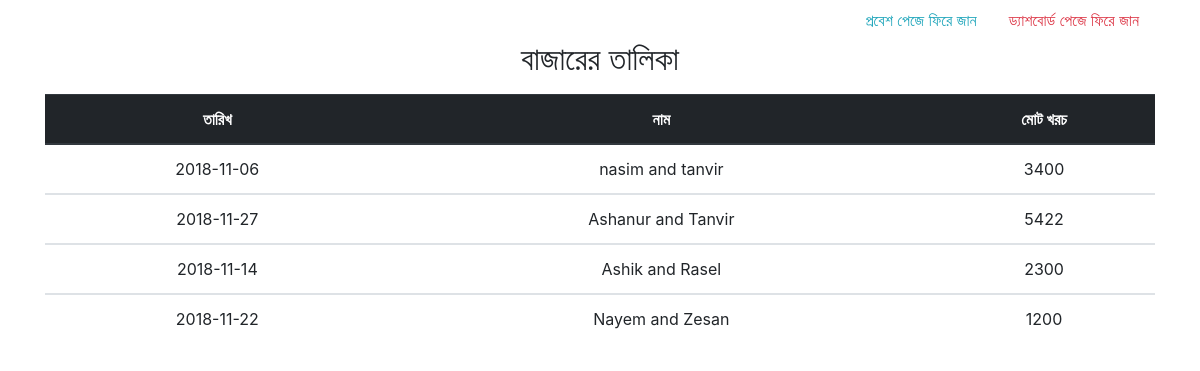
Screenshot of /bazarview.php (signed in) with the database file from the repository.
### tables this page shows
CREATE TABLE `bazar` (
  `id` int(11) NOT NULL,
  `date` varchar(100) NOT NULL,
  `name` varchar(100) NOT NULL,
  `total` int(6) NOT NULL
);

### class.php (called while the page is built, shortened)
<?php
    class Soft{
        protected $host = 'localhost';
        protected $user = 'root';
        protected $pass = '';
        protected $db = 'meal';
        protected $connect;
        public function __construct(){
            if(!isset($this->connect)){
                $this->connect = new mysqli($this->host,$this->user,$this->pass,$this->db);
            }
            return $this->connect;
        }
        public function Bazar_View(){
            $this->sql = "SELECT * FROM bazar";
            $this->result = $this->connect->query($this->sql);
            if($this->result == TRUE){
                return $this->result;
            }
            else{
                echo "view error";
            }
        }
    }
?>

### bazarview.php (the view, shortened to what this page needs)
<?php
    include 'class.php';
    $obj = new Soft;
    $new = $obj->Bazar_View();
?>
<!DOCTYPE html>
<html>
<head>
    <link rel="stylesheet" type="text/css" media="screen" href="css/bootstrap.min.css" />
</head>
<body>
    <div class="container">
        <div class="nav-warp">
            <ul class="nav">
                <li class="nav-item ml-auto ">
                    <a class="nav-link  text-info" href="bazarmid.php">প্রবেশ পেজে ফিরে জান
                    </a>
                </li>
                <li class="nav-item  ">
                    <a class="nav-link  text-danger" href="dashboard.php">ড্যাশবোর্ড পেজে ফিরে জান
                    </a>
                </li>
            </ul>
        </div>
        <div class="header">
            <h2 class="text-center">বাজারের তালিকা</h2>
        </div>
        <div class="body mt-3">
            <table class="table text-center">
                <thead class="thead-dark">
                    <tr>
                        <th scope="col">তারিখ</th>
                        <th scope="col">নাম</th>
                        <th scope="col">মোট খরচ</th>
                    </tr>
                </thead>
                <?php
                    if($new->num_rows>0){
                        while($data = $new->fetch_object()){
                ?>
                <tbody>
                    <tr>
                        <td scope="col" ><?php echo $data->date; ?></td>
                        <td scope="col"><?php echo $data->name; ?></td>
                        <td scope="col"><?php echo $data->total; ?></td>
                    </tr>
                </tbody>
                <?php
                        }
                    }
                ?>
            </table>
        </div>
    </div>
</body>
</html>

### rows the page displays
bazar: date "2018-11-06", name "nasim and tanvir", total "3400"
bazar: date "2018-11-27", name "Ashanur and Tanvir", total "5422"
bazar: date "2018-11-14", name "Ashik and Rasel", total "2300"
bazar: date "2018-11-22", name "Nayem and Zesan", total "1200"
